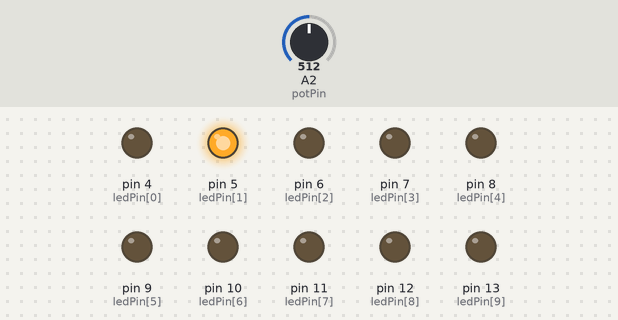
Recording of a sketch running on a simulated Arduino Uno, built with avr-gcc and run on an emulated ATmega328P. Shown: output pins drawn as LEDs (lit = HIGH). Dashed ring = blinking. The inputs (shaded band) are chosen by the test bench; at power-on: A2 (potPin) = 512.

Above: at 1.2 s.
1.3 s: A2 (potPin) set to 122
At 1.36 s:
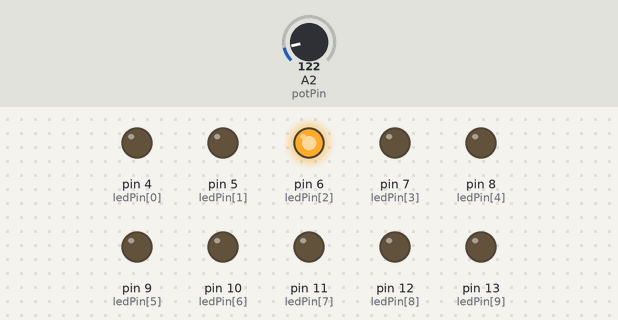
At 2.1 s:
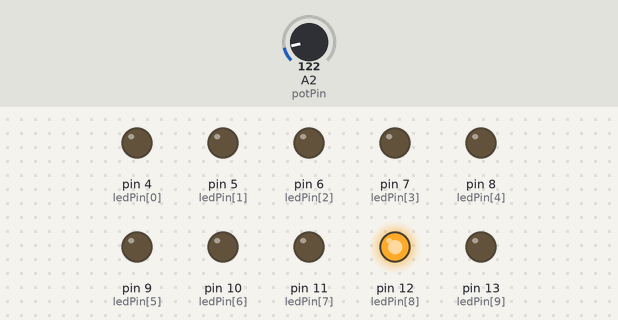
4.3 s: A2 (potPin) set to 0
7.3 s: A2 (potPin) set to 20
At 7.48 s:
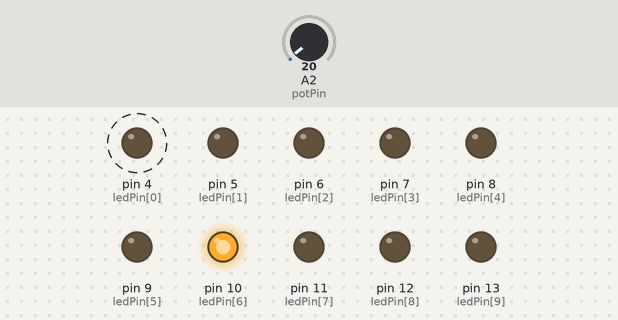
10.3 s: A2 (potPin) set to 716
At 10.3 s:
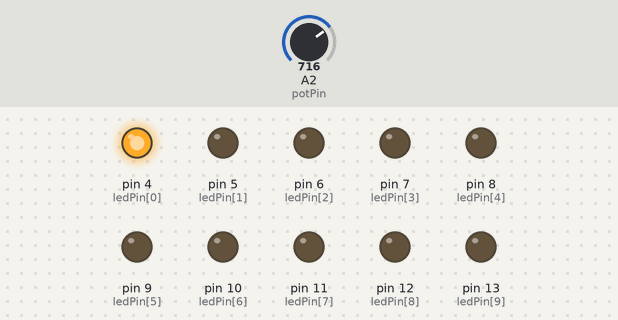
13.3 s: A2 (potPin) set to 778
16.3 s: A2 (potPin) set to 803
Timing chart, 0 to 19.5 s (numbered marks = the images above; inputs shaded):
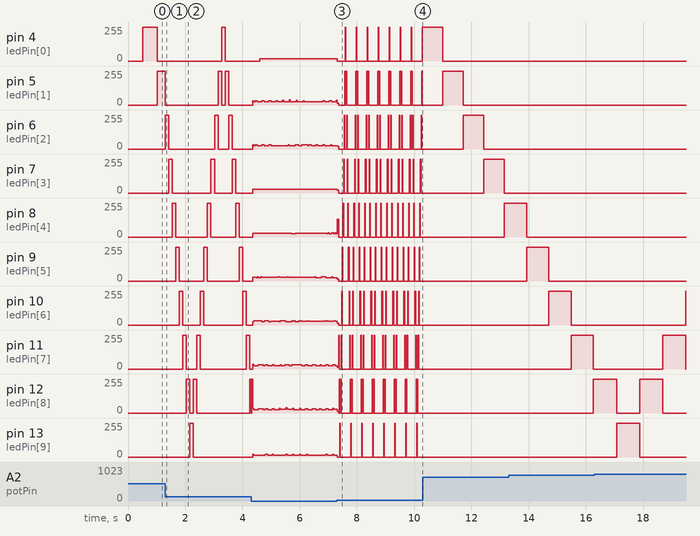

Measured:
- after the input at 1.3 s, pin 4 (ledPin[0]): 0/255 → 255/255 after 2.0 s, → 0/255 0.12 s later; pin 12 (ledPin[8]): goes 255/255 0.12 s, 0/255 0.12 s, 255/255 0.12 s, 0/255 1.8 s, then 255/255, starting after 0.74 s; pin 13 (ledPin[9]): 0/255 → 255/255 after 0.86 s, → 0/255 0.12 s later
- after the input at 7.3 s, pin 4 (ledPin[0]): alternates 255/255 for 0.02 s and 0/255 for 0.36 s, starting at once; pin 7 (ledPin[3]): 28/255 → 20/255 at once, then moves between 0/255 and 255/255, repeating every 0.77 s
- after the input at 10.3 s, pin 9 (ledPin[5]), pin 10 (ledPin[6]), pin 11 (ledPin[7]), pin 12 (ledPin[8]), pin 13 (ledPin[9]): stops changing and stays 0/255
- by itself, pin 9 (ledPin[5]): repeats every 0.36 s: 0/255 0.13 s, 255/255 0.02 s, 0/255 0.19 s, 255/255 0.02 s
- by itself, pin 10 (ledPin[6]): repeats every 0.38 s: 0/255 0.10 s, 255/255 0.02 s, 0/255 0.23 s, 255/255 0.02 s
- by itself, pin 11 (ledPin[7]): repeats every 0.38 s: 255/255 0.02 s, 0/255 0.06 s, 255/255 0.02 s, 0/255 0.28 s

The sketch:

ArduinoPacket6.ino
```cpp
byte ledPin[] = {4,5,6,7,8,9,10,11,12,13};
int ledDelay;
int direction = 1;
int currentLED = 0;
unsigned long changeTime;
int potPin = 2;

void setup() {
  // put your setup code here, to run once:
  for(int x=0; x<10; x++){
    pinMode(ledPin[x], OUTPUT);
    changeTime= millis();
  }
}

void loop() {
  // put your main code here, to run repeatedly:
  ledDelay= analogRead(potPin);
   if((millis() - changeTime) > ledDelay){
    changeLED();
    changeTime = millis();
   }
}

void changeLED(){
    for(int x=0; x<10; x++){
      digitalWrite(ledPin[x], LOW);
    }
  digitalWrite(ledPin[currentLED],HIGH);
  currentLED += direction;

  if(currentLED == 9){ direction = -1;}
  if(currentLED == 0){ direction = 1;}
}
```
